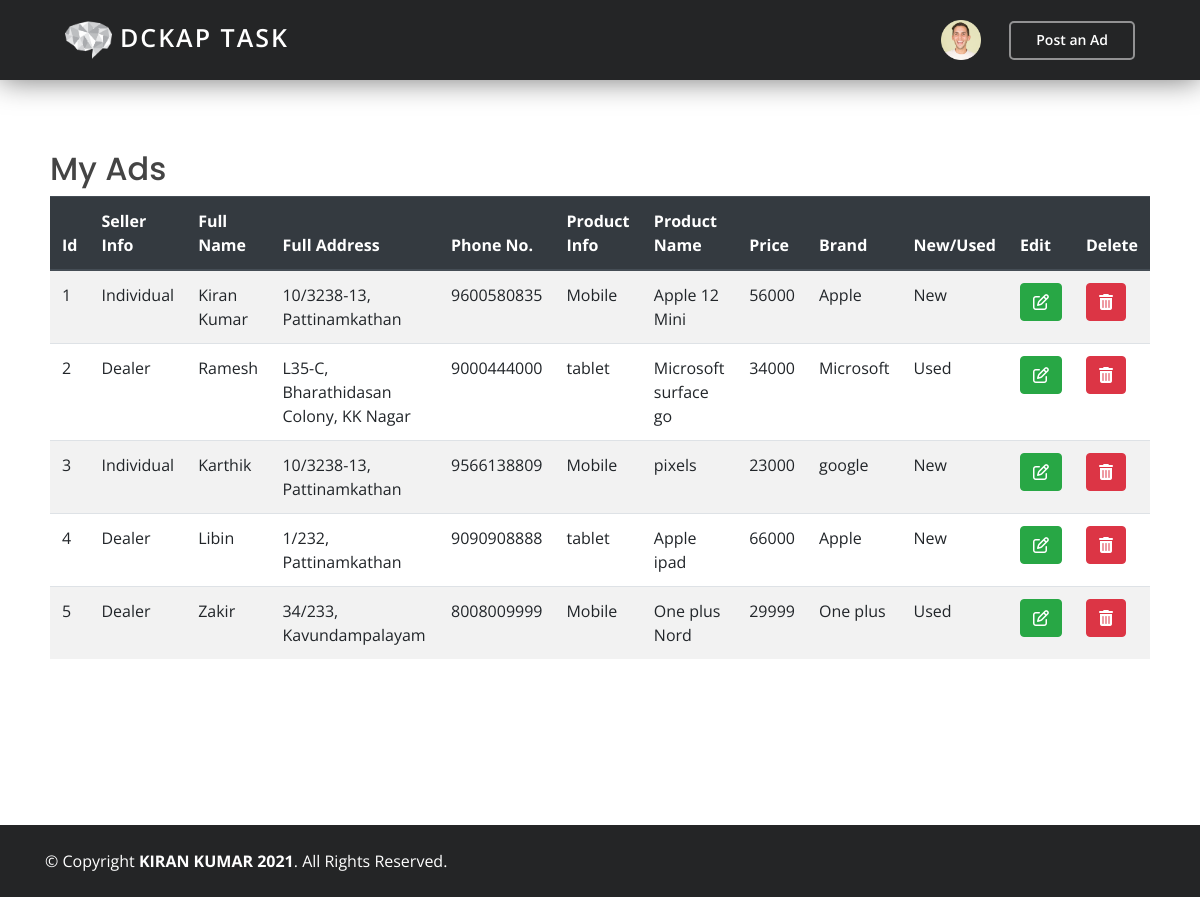
Page /myads.php on the committed database.
### tables this page shows
CREATE TABLE `ad_details` (
  `id` int(245) NOT NULL,
  `seller_info` varchar(249) NOT NULL,
  `seller_name` varchar(249) NOT NULL,
  `full_address` varchar(700) NOT NULL,
  `phone_no` varchar(30) NOT NULL,
  `product_info` varchar(249) NOT NULL,
  `product_name` varchar(249) NOT NULL,
  `price` int(100) NOT NULL,
  `brand` varchar(100) NOT NULL,
  `product_type` varchar(10) NOT NULL,
  `visible` tinyint(4) NOT NULL
);

### myads.php (the view, shortened to what this page needs)
<?php
require_once("header.php");
include('dbconfig.php');
?>
<section class="main-body">
			<h2>My Ads</h2>
			<table class="table table-striped" id="myadstable">
			  <thead class="thead-dark">
			    <tr>
		            <th scope="col">Id</th>
					<th scope="col">Seller Info</th>
		            <th scope="col">Full Name</th>
		            <th scope="col">Full Address</th>
		            <th scope="col">Phone No.</th>
		            <th scope="col">Product Info</th>
		            <th scope="col">Product Name</th>
		            <th scope="col">Price</th>
		            <th scope="col">Brand</th>
		            <th scope="col">New/Used</th>
		            <th scope="col">Edit</th>
		            <th scope="col">Delete</th>
			    </tr>
			  </thead>
			  <tbody>
          		<?php
                 $selectquery = "SELECT * FROM ad_details";
                 $query = mysqli_query($con, $selectquery);
                 while ($result = mysqli_fetch_array($query)) {
                ?>
			    <tr>
	            <td><?php echo $result['id']; ?></td>
				<td><?php echo $result['seller_info']; ?></td>
	            <td><?php echo $result['seller_name']; ?></td>
	            <td><?php echo $result['full_address']; ?></td>
	            <td><?php echo $result['phone_no']; ?></td>
	            <td><?php echo $result['product_info']; ?></td>
	            <td><?php echo $result['product_name']; ?></td>
	            <td><?php echo $result['price']; ?></td>
	            <td><?php echo $result['brand']; ?></td>
	            <td><?php echo $result['product_type']; ?></td>
			    <td><form method="POST" action="editpost.php">
	            <button type ="submit" name="edit_btn" class="btn btn-success"><i class="fa fa-edit"></i></button>
	            </form>
	            </td>
			      <td><form method="POST" action="code.php">
	            <button type ="submit" name="delete_btn" class="btn btn-danger"><i class="fa fa-trash"></i></button>
	            </form>
	            </td>
			    </tr>
		          <?php
		            }
          		  ?>
			  </tbody>
			</table>
</section>
<?php
require_once("footer.php");
?>

### assets/css/style.css (style rules this page uses)
body { font-family: "Open Sans", sans-serif; color: #444444; background-color: white; }
h1, h2, h3, h4, h5, h6 { font-family: "Poppins", sans-serif; }
.main-body { padding: 150px 50px; }

### rows in the picture
ad_details: id "1", seller_info "Individual", seller_name "Kiran Kumar", full_address "10/3238-13, Pattinamkathan", phone_no "9600580835", product_info "Mobile", product_name "Apple 12 Mini", price "56000", brand "Apple", product_type "New"
ad_details: id "2", seller_info "Dealer", seller_name "Ramesh", full_address "L35-C, Bharathidasan Colony, KK Nagar", phone_no "9000444000", product_info "tablet", product_name "Microsoft surface go", price "34000", brand "Microsoft", product_type "Used"
ad_details: id "3", seller_info "Individual", seller_name "Karthik", full_address "10/3238-13, Pattinamkathan", phone_no "9566138809", product_info "Mobile", product_name "pixels", price "23000", brand "google", product_type "New"
ad_details: id "4", seller_info "Dealer", seller_name "Libin", full_address "1/232, Pattinamkathan", phone_no "9090908888", product_info "tablet", product_name "Apple ipad", price "66000", brand "Apple", product_type "New"
ad_details: id "5", seller_info "Dealer", seller_name "Zakir", full_address "34/233, Kavundampalayam", phone_no "8008009999", product_info "Mobile", product_name "One plus Nord", price "29999", brand "One plus", product_type "Used"
